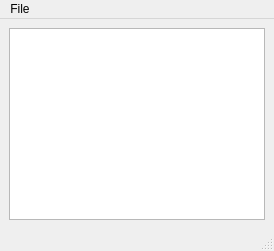
<?xml version="1.0" encoding="UTF-8"?>
<ui version="4.0">
 <class>MainWindow</class>
 <widget class="QMainWindow" name="MainWindow">
  <property name="sizePolicy">
   <sizepolicy hsizetype="Fixed" vsizetype="Fixed">
    <horstretch>0</horstretch>
    <verstretch>0</verstretch>
   </sizepolicy>
  </property>
  <property name="windowTitle">
   <string>MainWindow</string>
  </property>
  <widget class="QWidget" name="centralwidget">
   <layout class="QVBoxLayout" name="verticalLayout">
    <item>
     <widget class="QGraphicsView" name="graphicsView">
      <property name="sizePolicy">
       <sizepolicy hsizetype="Preferred" vsizetype="Preferred">
        <horstretch>0</horstretch>
        <verstretch>0</verstretch>
       </sizepolicy>
      </property>
     </widget>
    </item>
   </layout>
  </widget>
  <widget class="QMenuBar" name="menubar">
   <property name="geometry">
    <rect>
     <x>0</x>
     <y>0</y>
     <width>504</width>
     <height>21</height>
    </rect>
   </property>
   <widget class="QMenu" name="menuFile">
    <property name="title">
     <string>File</string>
    </property>
    <addaction name="separator"/>
    <addaction name="actionNew"/>
    <addaction name="actionQuit"/>
   </widget>
   <addaction name="menuFile"/>
  </widget>
  <widget class="QStatusBar" name="statusbar"/>
  <action name="actionNew">
   <property name="text">
    <string>New</string>
   </property>
  </action>
  <action name="actionQuit">
   <property name="text">
    <string>Quit</string>
   </property>
  </action>
 </widget>
 <resources/>
 <connections/>
</ui>
